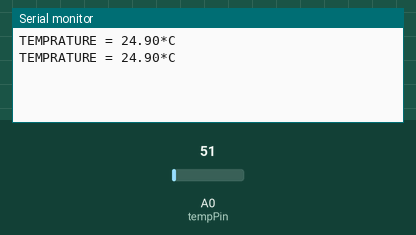
Recording of a sketch running on a simulated Arduino Uno, built with avr-gcc and run on an emulated ATmega328P. Parts: the last lines printed to the serial monitor. The test bench sets the inputs (shaded band); at power-on: A0 (tempPin) = 51.

Above: at 1.8 s.
1.9 s: A0 (tempPin) set to 61
At 2.8 s:
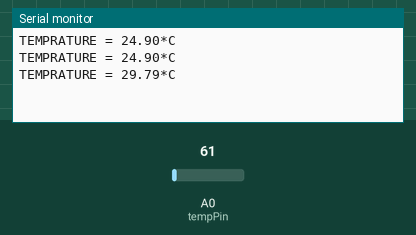
3.4 s: A0 (tempPin) set to 71
At 4.8 s:
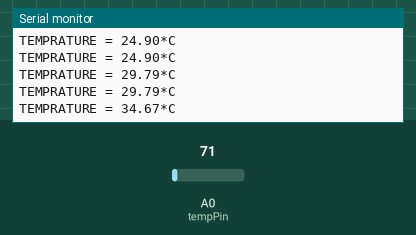
Timing chart, 0 to 6.4 s (numbered marks = the images above; inputs shaded):
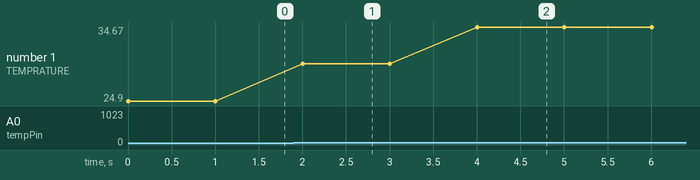

Measured:
- after the input at 1.9 s, the serial monitor: prints a new line after 0.10 s (image 1)
- after the input at 3.4 s, the serial monitor: prints a new line after 0.60 s (image 2)
- plotted number 1: 24.9 → 29.79 after the input at 1.9 s, 29.79 → 34.67 after the input at 3.4 s

The sketch:

LM35_led.ino
```cpp
int val;
int tempPin = A0;
int led = 12;

void setup() {
  // put your setup code here, to run once:
pinMode(tempPin,INPUT);
Serial.begin(9600);
}

void loop() {
  // put your main code here, to run repeatedly:
val = analogRead(tempPin);

float mv = (val/1024.0)*5000;
float cel = mv/10;
Serial.print("TEMPRATURE = ");
Serial.print(cel);
Serial.print("*C");
Serial.println();
if(cel>33){
  digitalWrite(led,HIGH);
}else{
  digitalWrite(led,LOW);
}


delay(1000);
}
```
